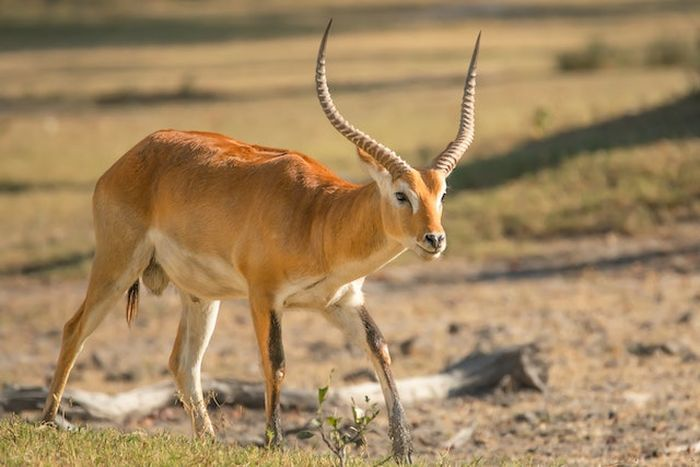
#> input picture img/img.jpg, 700 x 467 px
$ python script.py
#> lines starting #> are read from the running program, lines starting #| are printed output that depends on the picture
#> in main, image is the input picture: shape (467, 700, 3); mean B, G, R 95.1, 133.7, 161.8
import numpy as np
import cv2
import matplotlib.pyplot as plt

def initialize_centroids(image, k):
#> called with k = 5
    pixels = image.reshape(-1, 3)
    indices = np.random.choice(pixels.shape[0], k, replace=False)
#> indices = [16946, 272263, 105942, 43086, 139245]
    return pixels[indices]

def assign_clusters(image, centroids):
    pixels = image.reshape(-1, 3)
    distances = np.linalg.norm(pixels[:, np.newaxis] - centroids, axis=2)
    clusters = np.argmin(distances, axis=1)
    return clusters

def update_centroids(image, clusters, k):
    pixels = image.reshape(-1, 3)
    new_centroids = np.zeros((k, 3), dtype=np.float32)
    for i in range(k):
        cluster_pixels = pixels[clusters == i]
        if len(cluster_pixels) > 0:
            new_centroids[i] = np.mean(cluster_pixels, axis=0)
    return new_centroids

def kmeans(image, k, max_iters=100):
    centroids = initialize_centroids(image, k)
#> centroids = [[85, 85, 61], [205, 177, 140], [204, 111, 41], [183, 152, 106], [122, 101, 58]]
    for _ in range(max_iters):
        clusters = assign_clusters(image, centroids)
        new_centroids = update_centroids(image, clusters, k)
        if np.all(centroids == new_centroids):
            break
        centroids = new_centroids
    return clusters, centroids

def segment_image(image, k, max_iters=100):
    clusters, centroids = kmeans(image, k, max_iters)
#> centroids = [[138.5, 108.9, 69.5], [196, 164.6, 122.5], [92.02, 76.15, 51.07], [234.2, 214.4, 186.9], [168.4, 139.1, 97.92]]
    segmented_image = centroids[clusters].reshape(image.shape)
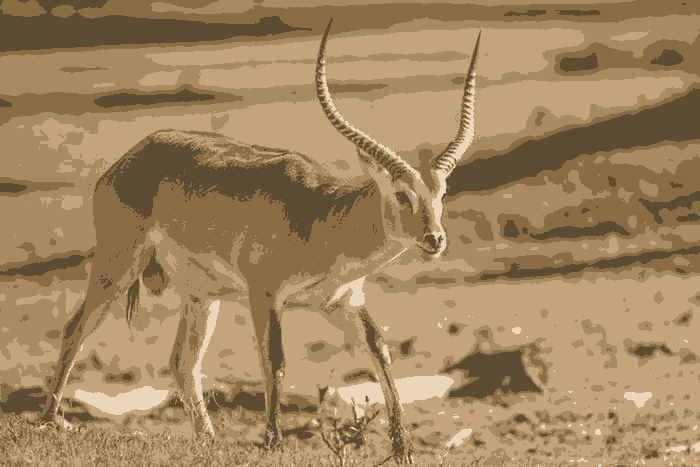
#> segmented_image: shape (467, 700, 3) float32; mean R, G, B 161.7, 133.7, 95
    return segmented_image.astype(np.uint8)
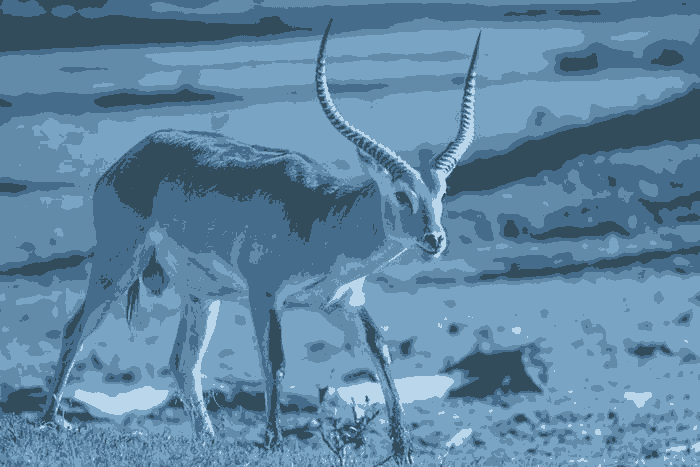
#> returned value: shape (467, 700, 3); mean of channels 0, 1, 2 161.5, 133.3, 94.6; drawn as B, G, R

def main():
    # Load image
    image_path = 'img/img.jpg'  # Ganti dengan path gambar Anda
    image = cv2.imread(image_path)
    image = cv2.cvtColor(image, cv2.COLOR_BGR2RGB)

    # Parameters
    k = 5  # Jumlah cluster
    max_iters = 100  # Jumlah iterasi maksimum

    # Segment the image
    segmented_image = segment_image(image, k, max_iters)

    # Display the original and segmented image
    plt.figure(figsize=(12, 6))
    plt.subplot(1, 2, 1)
    plt.title('Original Image')
    plt.imshow(image)
    plt.axis('off')

    plt.subplot(1, 2, 2)
    plt.title(f'Segmented Image with {k} Clusters')
    plt.imshow(segmented_image)
    plt.axis('off')

    plt.show()
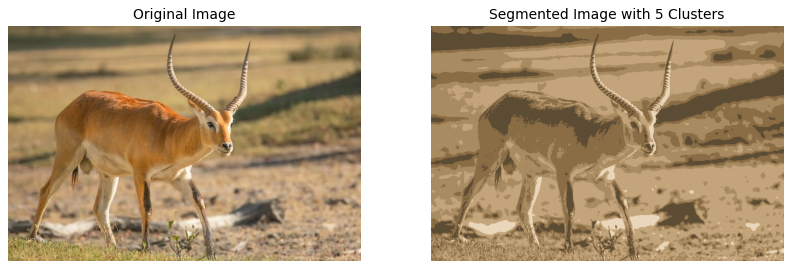
#> figure drawn by matplotlib, 2 panels

if __name__ == "__main__":
    main()
